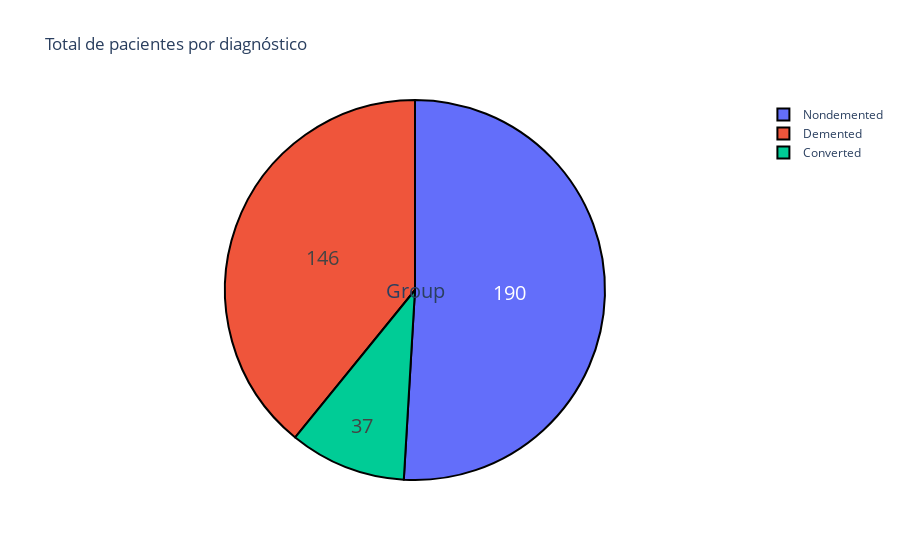

Notebook source saved alongside this figure:
### Markdown cell above
Aquí observamos un resumen de las estadísticas descriptivas claves de todo el dataset. Como primera conclusión, se observa que todas las columnas cuentan con 373 filas, por lo que no tenemos datos faltantes. La media de más del 0,5 en el género tiende hacia el grupo 1 dónde demuestra mayor número de mujeres. La edad de los pacientes varía desde 6 hasta 98 años, cn un promedio de 77. El MMSE evalúa la función cognitiva, que tiene un promedio de aproximadamente 0.85. El CDR mide la gravedad de la demencia dónde tiene valores varían que desde 0 hasta 2. La desviación típica (std), muestra el valor más alto y el más bajo y la diferencia de volatibilidad entre ellos.

En resumen, este conjunto de datos proporciona información sobre características clínicas y medidas de volumen cerebral en pacientes con Alzheimer. El eTIV y el nWBV son especialmente relevantes para comprender la relación entre la atrofia cerebral y la progresión de la enfermedad.

### Code cell
df_grouped = df_original.groupby(['Gender', 'Group']).size().reset_index(name='counts')

fig = go.Figure(data=[go.Pie(labels=df_grouped['Group'], values=df_grouped['counts'])])

fig.update_traces(hoverinfo='label+percent', textinfo='value', textfont_size=20,
                  marker=dict(line=dict(color='#000000', width=2)))

fig.update_layout(
    title_text="Total de pacientes por diagnóstico",
    # Añadir anotaciones en el centro de el pie chart
    annotations=[dict(text='Group', x=0.5, y=0.5, font_size=20, showarrow=False)]
)
fig.show()

### Figure 1 — Plotly figure (JSON) as saved in the notebook; plotly's stock layout.template omitted (floating-point values rounded to 4 significant figures)
{"data": [{"hoverinfo": "label+percent", "labels": ["Converted", "Demented", "Nondemented", "Converted", "Demented", "Nondemented"], "marker": {"line": {"color": "#000000", "width": 2}}, "textfont": {"size": 20}, "textinfo": "value", "type": "pie", "values": [13, 86, 61, 24, 60, 129]}], "layout": {"annotations": [{"font": {"size": 20}, "showarrow": false, "text": "Group", "x": 0.5, "y": 0.5}], "title": {"text": "Total de pacientes por diagnóstico"}}}
